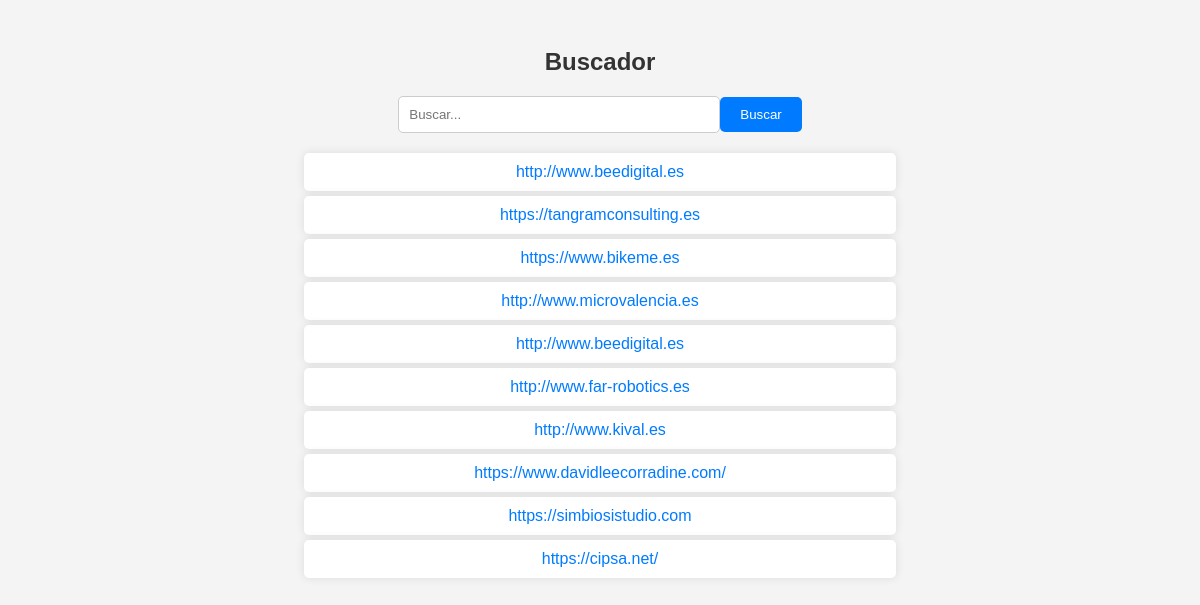
/spider-main/Buscador/buscador.php, run on the app's committed database.
### tables this page shows
CREATE TABLE target_attributes (
            id INTEGER PRIMARY KEY AUTOINCREMENT,
            target TEXT NOT NULL
        );

### spider-main/Buscador/buscador.php (the view, shortened to what this page needs)
<?php
$db = new SQLite3('targets.db');
$search = isset($_GET['search']) ? trim($_GET['search']) : '';
$search = SQLite3::escapeString($search);
$query = "SELECT target FROM target_attributes WHERE target LIKE '%$search%' LIMIT 10";
$result = $db->query($query);
echo '<!DOCTYPE html>';
echo '<html lang="es">';
echo '<head>';
echo '</head>';
echo '<body>';
echo '<h2>Buscador</h2>';
echo '<form method="GET">';
echo '<input type="text" name="search" placeholder="Buscar..." value="'.htmlspecialchars($search).'">';
echo '<button type="submit">Buscar</button>';
echo '</form>';
echo '<ul>';
while ($row = $result->fetchArray(SQLITE3_ASSOC)) {
    echo '<li><a href="'.htmlspecialchars($row['target']).'" target="_blank">'.htmlspecialchars($row['target']).'</a></li>';
}
echo '</ul>';
echo '</body>';
echo '</html>';

### data on the page
target_attributes: target "http://www.beedigital.es"
target_attributes: target "https://tangramconsulting.es"
target_attributes: target "https://www.bikeme.es"
target_attributes: target "http://www.microvalencia.es"
target_attributes: target "http://www.beedigital.es"
target_attributes: target "http://www.far-robotics.es"
target_attributes: target "http://www.kival.es"
target_attributes: target "https://www.davidleecorradine.com/"
target_attributes: target "https://simbiosistudio.com"
target_attributes: target "https://cipsa.net/"
